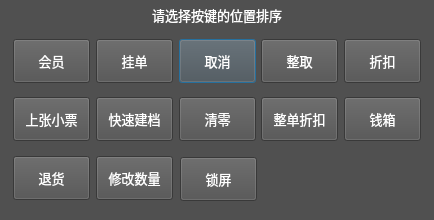
<?xml version="1.0" encoding="UTF-8"?>
<ui version="4.0">
 <class>HomeKeySortDlg</class>
 <widget class="QDialog" name="HomeKeySortDlg">
  <property name="geometry">
   <rect>
    <x>0</x>
    <y>0</y>
    <width>434</width>
    <height>220</height>
   </rect>
  </property>
  <property name="windowTitle">
   <string>HomeKeySortDlg</string>
  </property>
  <property name="styleSheet">
   <string notr="true">background-color: #505050;</string>
  </property>
  <layout class="QVBoxLayout" name="verticalLayout">
   <property name="spacing">
    <number>0</number>
   </property>
   <property name="leftMargin">
    <number>0</number>
   </property>
   <property name="topMargin">
    <number>0</number>
   </property>
   <property name="rightMargin">
    <number>0</number>
   </property>
   <property name="bottomMargin">
    <number>0</number>
   </property>
   <item>
    <widget class="QLabel" name="label">
     <property name="sizePolicy">
      <sizepolicy hsizetype="Preferred" vsizetype="Expanding">
       <horstretch>0</horstretch>
       <verstretch>0</verstretch>
      </sizepolicy>
     </property>
     <property name="minimumSize">
      <size>
       <width>0</width>
       <height>30</height>
      </size>
     </property>
     <property name="maximumSize">
      <size>
       <width>16777215</width>
       <height>30</height>
      </size>
     </property>
     <property name="font">
      <font>
       <family>微软雅黑</family>
       <pointsize>10</pointsize>
      </font>
     </property>
     <property name="styleSheet">
      <string notr="true">color: rgb(255, 255, 255);</string>
     </property>
     <property name="text">
      <string>请选择按键的位置排序</string>
     </property>
     <property name="alignment">
      <set>Qt::AlignCenter</set>
     </property>
    </widget>
   </item>
   <item>
    <widget class="QWidget" name="widget" native="true">
     <property name="sizePolicy">
      <sizepolicy hsizetype="Preferred" vsizetype="Expanding">
       <horstretch>0</horstretch>
       <verstretch>0</verstretch>
      </sizepolicy>
     </property>
     <property name="font">
      <font>
       <family>微软雅黑</family>
       <pointsize>10</pointsize>
      </font>
     </property>
     <property name="styleSheet">
      <string notr="true">QPushButton {
	color: rgb(255, 255, 255);
	border-image: url(:/setImage/dlg_btn_normal.png);
}

QPushButton:pressed {
	border-image: url(:/setImage/dlg_btn_press.png);
}</string>
     </property>
     <widget class="QPushButton" name="key3Button">
      <property name="geometry">
       <rect>
        <x>179</x>
        <y>9</y>
        <width>77</width>
        <height>44</height>
       </rect>
      </property>
      <property name="sizePolicy">
       <sizepolicy hsizetype="Minimum" vsizetype="Expanding">
        <horstretch>0</horstretch>
        <verstretch>0</verstretch>
       </sizepolicy>
      </property>
      <property name="font">
       <font>
        <family>微软雅黑</family>
        <pointsize>10</pointsize>
       </font>
      </property>
      <property name="styleSheet">
       <string notr="true"/>
      </property>
      <property name="text">
       <string>取消</string>
      </property>
     </widget>
     <widget class="QPushButton" name="key2Button">
      <property name="geometry">
       <rect>
        <x>96</x>
        <y>9</y>
        <width>77</width>
        <height>44</height>
       </rect>
      </property>
      <property name="sizePolicy">
       <sizepolicy hsizetype="Minimum" vsizetype="Expanding">
        <horstretch>0</horstretch>
        <verstretch>0</verstretch>
       </sizepolicy>
      </property>
      <property name="font">
       <font>
        <family>微软雅黑</family>
        <pointsize>10</pointsize>
       </font>
      </property>
      <property name="styleSheet">
       <string notr="true"/>
      </property>
      <property name="text">
       <string>挂单</string>
      </property>
     </widget>
     <widget class="QPushButton" name="key5Button">
      <property name="geometry">
       <rect>
        <x>344</x>
        <y>9</y>
        <width>77</width>
        <height>44</height>
       </rect>
      </property>
      <property name="sizePolicy">
       <sizepolicy hsizetype="Minimum" vsizetype="Expanding">
        <horstretch>0</horstretch>
        <verstretch>0</verstretch>
       </sizepolicy>
      </property>
      <property name="font">
       <font>
        <family>微软雅黑</family>
        <pointsize>10</pointsize>
       </font>
      </property>
      <property name="styleSheet">
       <string notr="true"/>
      </property>
      <property name="text">
       <string>折扣</string>
      </property>
     </widget>
     <widget class="QPushButton" name="key4Button">
      <property name="geometry">
       <rect>
        <x>261</x>
        <y>9</y>
        <width>77</width>
        <height>44</height>
       </rect>
      </property>
      <property name="sizePolicy">
       <sizepolicy hsizetype="Minimum" vsizetype="Expanding">
        <horstretch>0</horstretch>
        <verstretch>0</verstretch>
       </sizepolicy>
      </property>
      <property name="font">
       <font>
        <family>微软雅黑</family>
        <pointsize>10</pointsize>
       </font>
      </property>
      <property name="styleSheet">
       <string notr="true"/>
      </property>
      <property name="text">
       <string>整取</string>
      </property>
     </widget>
     <widget class="QPushButton" name="key1Button">
      <property name="geometry">
       <rect>
        <x>13</x>
        <y>9</y>
        <width>77</width>
        <height>44</height>
       </rect>
      </property>
      <property name="sizePolicy">
       <sizepolicy hsizetype="Minimum" vsizetype="Expanding">
        <horstretch>0</horstretch>
        <verstretch>0</verstretch>
       </sizepolicy>
      </property>
      <property name="font">
       <font>
        <family>微软雅黑</family>
        <pointsize>10</pointsize>
       </font>
      </property>
      <property name="styleSheet">
       <string notr="true"/>
      </property>
      <property name="text">
       <string>会员</string>
      </property>
     </widget>
     <widget class="QPushButton" name="key12Button">
      <property name="geometry">
       <rect>
        <x>96</x>
        <y>126</y>
        <width>77</width>
        <height>44</height>
       </rect>
      </property>
      <property name="sizePolicy">
       <sizepolicy hsizetype="Minimum" vsizetype="Expanding">
        <horstretch>0</horstretch>
        <verstretch>0</verstretch>
       </sizepolicy>
      </property>
      <property name="font">
       <font>
        <family>微软雅黑</family>
        <pointsize>10</pointsize>
       </font>
      </property>
      <property name="styleSheet">
       <string notr="true"/>
      </property>
      <property name="text">
       <string>修改数量</string>
      </property>
     </widget>
     <widget class="QPushButton" name="key11Button">
      <property name="geometry">
       <rect>
        <x>13</x>
        <y>126</y>
        <width>77</width>
        <height>44</height>
       </rect>
      </property>
      <property name="sizePolicy">
       <sizepolicy hsizetype="Minimum" vsizetype="Expanding">
        <horstretch>0</horstretch>
        <verstretch>0</verstretch>
       </sizepolicy>
      </property>
      <property name="font">
       <font>
        <family>微软雅黑</family>
        <pointsize>10</pointsize>
       </font>
      </property>
      <property name="styleSheet">
       <string notr="true"/>
      </property>
      <property name="text">
       <string>退货</string>
      </property>
     </widget>
     <widget class="QPushButton" name="key10Button">
      <property name="geometry">
       <rect>
        <x>344</x>
        <y>67</y>
        <width>77</width>
        <height>44</height>
       </rect>
      </property>
      <property name="sizePolicy">
       <sizepolicy hsizetype="Minimum" vsizetype="Expanding">
        <horstretch>0</horstretch>
        <verstretch>0</verstretch>
       </sizepolicy>
      </property>
      <property name="font">
       <font>
        <family>微软雅黑</family>
        <pointsize>10</pointsize>
       </font>
      </property>
      <property name="styleSheet">
       <string notr="true"/>
      </property>
      <property name="text">
       <string>钱箱</string>
      </property>
     </widget>
     <widget class="QPushButton" name="key9Button">
      <property name="geometry">
       <rect>
        <x>261</x>
        <y>67</y>
        <width>77</width>
        <height>44</height>
       </rect>
      </property>
      <property name="sizePolicy">
       <sizepolicy hsizetype="Minimum" vsizetype="Expanding">
        <horstretch>0</horstretch>
        <verstretch>0</verstretch>
       </sizepolicy>
      </property>
      <property name="font">
       <font>
        <family>微软雅黑</family>
        <pointsize>10</pointsize>
       </font>
      </property>
      <property name="styleSheet">
       <string notr="true"/>
      </property>
      <property name="text">
       <string>整单折扣</string>
      </property>
     </widget>
     <widget class="QPushButton" name="key8Button">
      <property name="geometry">
       <rect>
        <x>179</x>
        <y>67</y>
        <width>77</width>
        <height>44</height>
       </rect>
      </property>
      <property name="sizePolicy">
       <sizepolicy hsizetype="Minimum" vsizetype="Expanding">
        <horstretch>0</horstretch>
        <verstretch>0</verstretch>
       </sizepolicy>
      </property>
      <property name="font">
       <font>
        <family>微软雅黑</family>
        <pointsize>10</pointsize>
       </font>
      </property>
      <property name="styleSheet">
       <string notr="true"/>
      </property>
      <property name="text">
       <string>清零</string>
      </property>
     </widget>
     <widget class="QPushButton" name="key7Button">
      <property name="geometry">
       <rect>
        <x>96</x>
        <y>67</y>
        <width>77</width>
        <height>44</height>
       </rect>
      </property>
      <property name="sizePolicy">
       <sizepolicy hsizetype="Minimum" vsizetype="Expanding">
        <horstretch>0</horstretch>
        <verstretch>0</verstretch>
       </sizepolicy>
      </property>
      <property name="font">
       <font>
        <family>微软雅黑</family>
        <pointsize>10</pointsize>
       </font>
      </property>
      <property name="styleSheet">
       <string notr="true"/>
      </property>
      <property name="text">
       <string>快速建档</string>
      </property>
     </widget>
     <widget class="QPushButton" name="key6Button">
      <property name="geometry">
       <rect>
        <x>13</x>
        <y>67</y>
        <width>77</width>
        <height>44</height>
       </rect>
      </property>
      <property name="sizePolicy">
       <sizepolicy hsizetype="Minimum" vsizetype="Expanding">
        <horstretch>0</horstretch>
        <verstretch>0</verstretch>
       </sizepolicy>
      </property>
      <property name="font">
       <font>
        <family>微软雅黑</family>
        <pointsize>10</pointsize>
       </font>
      </property>
      <property name="styleSheet">
       <string notr="true"/>
      </property>
      <property name="text">
       <string>上张小票</string>
      </property>
     </widget>
     <widget class="QPushButton" name="key13Button">
      <property name="geometry">
       <rect>
        <x>180</x>
        <y>127</y>
        <width>77</width>
        <height>44</height>
       </rect>
      </property>
      <property name="sizePolicy">
       <sizepolicy hsizetype="Minimum" vsizetype="Expanding">
        <horstretch>0</horstretch>
        <verstretch>0</verstretch>
       </sizepolicy>
      </property>
      <property name="font">
       <font>
        <family>微软雅黑</family>
        <pointsize>10</pointsize>
       </font>
      </property>
      <property name="styleSheet">
       <string notr="true"/>
      </property>
      <property name="text">
       <string>锁屏</string>
      </property>
     </widget>
    </widget>
   </item>
  </layout>
 </widget>
 <layoutdefault spacing="6" margin="11"/>
 <resources/>
 <connections/>
</ui>
